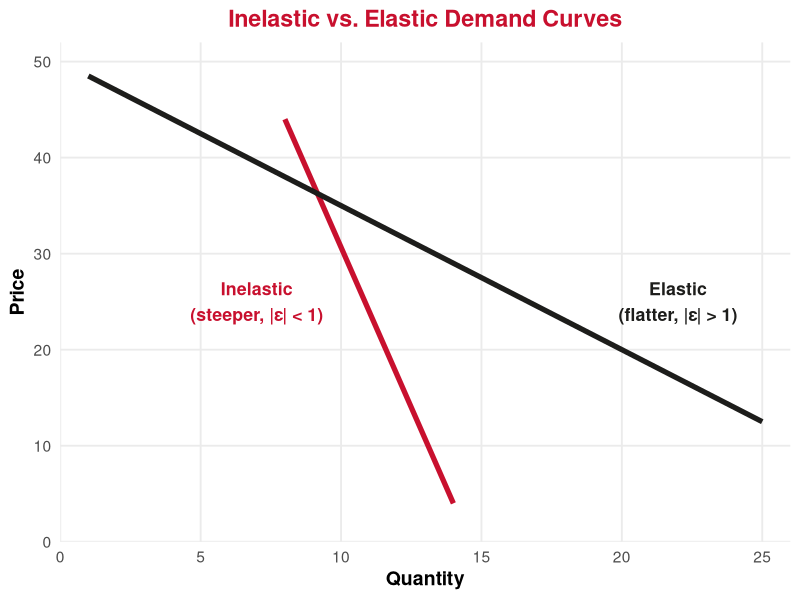
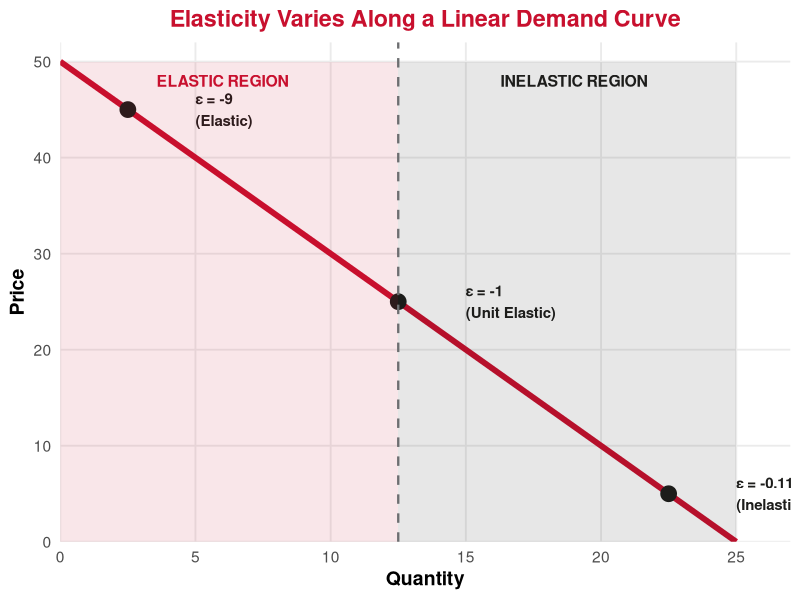
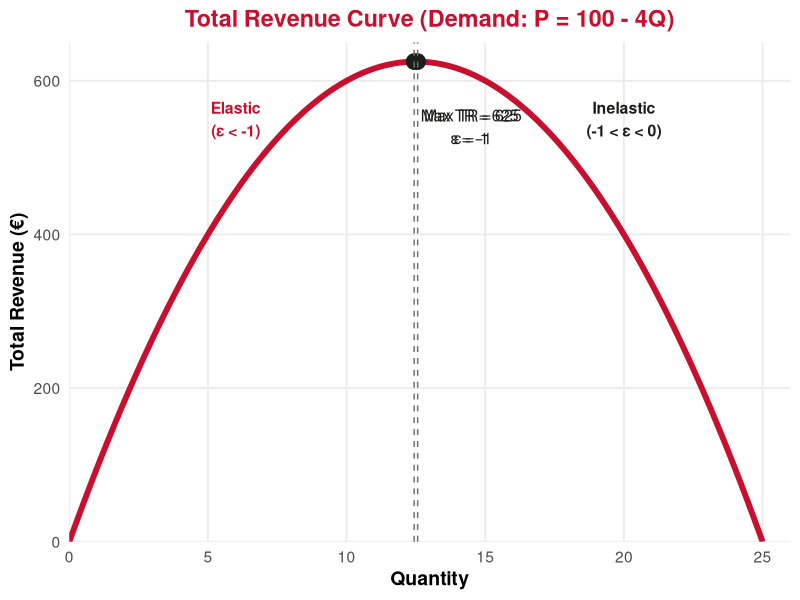
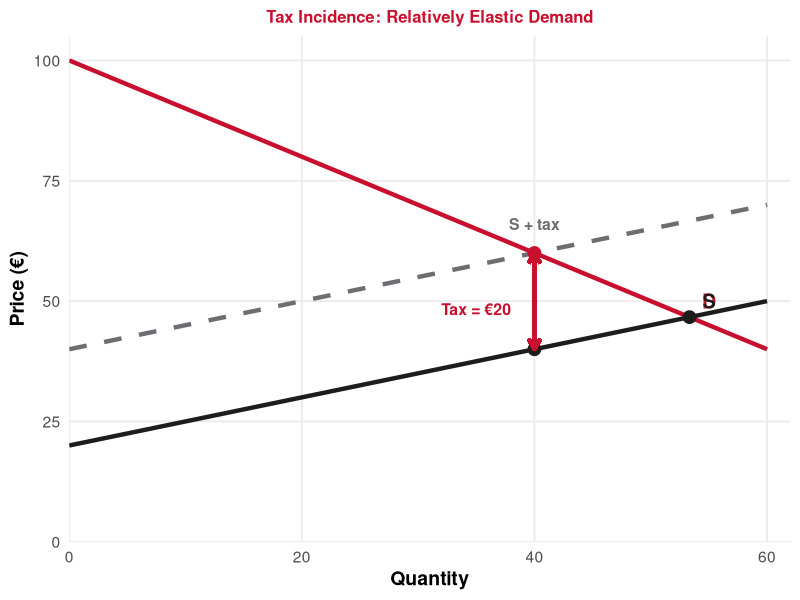

Write R code to recreate these figures, in order.
## ---- chunk 1
#| echo: false
#| message: false
#| warning: false

library(ggplot2)
library(dplyr)
library(tidyverse)
library(patchwork)

# Define UE brand colors
ue_red <- "#C8102E"
ue_black <- "#1D1D1B"
ue_gray <- "#6D6E71"
ue_white <- "#FFFFFF"
## ---- chunk 2
#| echo: false
#| warning: false
#| fig-width: 7
#| fig-height: 6.5
#| fig-align: center

# Inelastic vs Elastic Demand
df_inelastic <- data.frame(
  Q = seq(8, 14, length.out = 100),
  P = 100 - 8 * seq(7, 12, length.out = 100)
)

df_elastic <- data.frame(
  Q = seq(1, 25, length.out = 100),
  P = 50 - 1.5 * seq(1, 25, length.out = 100)
)

ggplot() +
  # Inelastic (steeper)
  geom_line(data = df_inelastic, aes(x = Q, y = P),
            color = ue_red, linewidth = 1.8) +
  annotate("text", x = 7, y = 25, 
           label = "Inelastic\n(steeper, |ε| < 1)", 
           color = ue_red, fontface = "bold", size = 4.5) +
  # Elastic (flatter)
  geom_line(data = df_elastic, aes(x = Q, y = P),
            color = ue_black, linewidth = 1.8) +
  annotate("text", x = 22, y = 25, 
           label = "Elastic\n(flatter, |ε| > 1)", 
           color = ue_black, fontface = "bold", size = 4.5) +
  scale_x_continuous(limits = c(0, 26), expand = c(0, 0)) +
  scale_y_continuous(limits = c(0, 52), expand = c(0, 0)) +
  labs(x = "Quantity", y = "Price",
       title = "Inelastic vs. Elastic Demand Curves") +
  theme_minimal(base_size = 14) +
  theme(
    plot.title = element_text(color = ue_red, face = "bold", hjust = 0.5),
    axis.title = element_text(face = "bold"),
    panel.grid.minor = element_blank()
  )
## ---- chunk 3
#| echo: false
#| warning: false
#| fig-width: 7
#| fig-height: 5.5
#| fig-align: center

# Linear demand: P = 50 - 2Q => Q = 25 - 0.5P
# At different prices, calculate elasticity

df_linear <- data.frame(
  Q = seq(0, 25, length.out = 200)
) %>%
  mutate(P = 50 - 2*Q)

# Mark specific points
points_df <- data.frame(
  Q = c(2.5, 12.5, 22.5),
  P = c(45, 25, 5),
  label = c("ε = -9\n(Elastic)", "ε = -1\n(Unit Elastic)", "ε = -0.11\n(Inelastic)")
)

ggplot() +
  geom_line(data = df_linear, aes(x = Q, y = P),
            color = ue_red, linewidth = 2) +
  geom_point(data = points_df, aes(x = Q, y = P),
             size = 5, color = ue_black) +
  geom_text(data = points_df, aes(x = Q + 2.5, y = P, label = label),
            fontface = "bold", size = 3.8, hjust = 0, color = ue_black) +
  # Add regions
  annotate("rect", xmin = 0, xmax = 12.5, ymin = 0, ymax = 50,
           alpha = 0.1, fill = ue_red) +
  annotate("rect", xmin = 12.5, xmax = 25, ymin = 0, ymax = 50,
           alpha = 0.1, fill = ue_black) +
  annotate("text", x = 6, y = 48, label = "ELASTIC REGION", 
           color = ue_red, fontface = "bold", size = 4) +
  annotate("text", x = 19, y = 48, label = "INELASTIC REGION", 
           color = ue_black, fontface = "bold", size = 4) +
  geom_vline(xintercept = 12.5, linetype = "dashed", color = ue_gray, linewidth = 0.8) +
  scale_x_continuous(limits = c(0, 27), expand = c(0, 0), breaks = seq(0, 25, 5)) +
  scale_y_continuous(limits = c(0, 52), expand = c(0, 0), breaks = seq(0, 50, 10)) +
  labs(x = "Quantity", y = "Price",
       title = "Elasticity Varies Along a Linear Demand Curve") +
  theme_minimal(base_size = 14) +
  theme(
    plot.title = element_text(color = ue_red, face = "bold", hjust = 0.5),
    axis.title = element_text(face = "bold"),
    panel.grid.minor = element_blank()
  )
## ---- chunk 4
#| echo: false
#| warning: false
#| fig-width: 7
#| fig-height: 7.5
#| fig-align: center

# Linear demand: P = 100 - 4Q
df_rev <- data.frame(
  Q = seq(0, 25, length.out = 200)
) %>%
  mutate(
    P = 100 - 4*Q,
    TR = P * Q
  )

# Mark max revenue point (Q = 12.5, P = 50, TR = 625)
max_point <- df_rev %>% filter(TR == max(TR))

ggplot(df_rev, aes(x = Q, y = TR)) +
  geom_line(color = ue_red, linewidth = 2) +
  geom_point(data = max_point, aes(x = Q, y = TR),
             size = 5, color = ue_black) +
  geom_vline(xintercept = max_point$Q, linetype = "dashed", color = ue_gray) +
  annotate("text", x = max_point$Q + 2, y = max_point$TR - 85,
           label = paste0("Max TR = ", round(max_point$TR), "\nε = -1"),
           size = 4, color = ue_black) +
  # Regions
  annotate("text", x = 6, y = 550, label = "Elastic\n(ε < -1)", 
           color = ue_red, fontface = "bold", size = 4) +
  annotate("text", x = 20, y = 550, label = "Inelastic\n(-1 < ε < 0)", 
           color = ue_black, fontface = "bold", size = 4) +
  scale_x_continuous(limits = c(0, 26), expand = c(0, 0)) +
  scale_y_continuous(limits = c(0, 650), expand = c(0, 0)) +
  labs(x = "Quantity", y = "Total Revenue (€)",
       title = "Total Revenue Curve (Demand: P = 100 - 4Q)") +
  theme_minimal(base_size = 14) +
  theme(
    plot.title = element_text(color = ue_red, face = "bold", hjust = 0.5),
    axis.title = element_text(face = "bold"),
    panel.grid.minor = element_blank()
  )
## ---- chunk 5
#| echo: false
#| warning: false
#| fig-width: 7
#| fig-height: 7.5
#| fig-align: center

# Tax incidence depends on elasticity
# Demand: P = 100 - Q (elastic)
# Supply: P = 20 + 0.5Q
# Tax = €10 per unit

df_tax <- data.frame(
  Q = seq(0, 60, length.out = 200)
) %>%
  mutate(
    D = 100 - Q,
    S = 20 + 0.5*Q,
    S_tax = 40 + 0.5*Q  # Supply shifts up by tax
  )

# Equilibrium without tax: 100 - Q = 20 + 0.5Q => Q = 53.33, P = 46.67
# With tax: 100 - Q = 30 + 0.5Q => Q = 46.67, P_buyer = 53.33, P_seller = 43.33

eq_no_tax <- data.frame(Q = 53.33, P = 46.67)
eq_tax <- data.frame(Q = 40, P_buyer = 60, P_seller = 40)

ggplot(df_tax) +
  geom_line(aes(x = Q, y = D), color = ue_red, linewidth = 1.5) +
  geom_line(aes(x = Q, y = S), color = ue_black, linewidth = 1.5) +
  geom_line(aes(x = Q, y = S_tax), color = ue_gray, linewidth = 1.5, linetype = "dashed") +
  # Points
  geom_point(data = eq_no_tax, aes(x = Q, y = P), size = 4, color = ue_black) +
  geom_point(data = eq_tax, aes(x = Q, y = P_buyer), size = 4, color = ue_red) +
  geom_point(data = eq_tax, aes(x = Q, y = P_seller), size = 4, color = ue_black) +
  # Tax wedge
  geom_segment(aes(x = 40, y = 40, xend = 40, yend = 60),
               color = ue_red, linewidth = 1.2, arrow = arrow(length = unit(0.3, "cm"), ends = "both")) +
  annotate("text", x = 35, y = 48.33, label = "Tax = €20",
           fontface = "bold", size = 4, color = ue_red) +
  # Labels
  annotate("text", x = 55, y = 50, label = "D", color = ue_red, fontface = "bold", size = 5) +
  annotate("text", x = 55, y = 50, label = "S", color = ue_black, fontface = "bold", size = 5) +
  annotate("text", x = 40, y = 66, label = "S + tax", color = ue_gray, fontface = "bold", size = 4) +
  scale_x_continuous(limits = c(0, 62), expand = c(0, 0)) +
  scale_y_continuous(limits = c(0, 105), expand = c(0, 0)) +
  labs(x = "Quantity", y = "Price (€)",
       title = "Tax Incidence: Relatively Elastic Demand") +
  theme_minimal(base_size = 14) +
  theme(
    plot.title = element_text(color = ue_red, face = "bold", hjust = 0.5, size = 12),
    axis.title = element_text(face = "bold"),
    panel.grid.minor = element_blank()
  )
